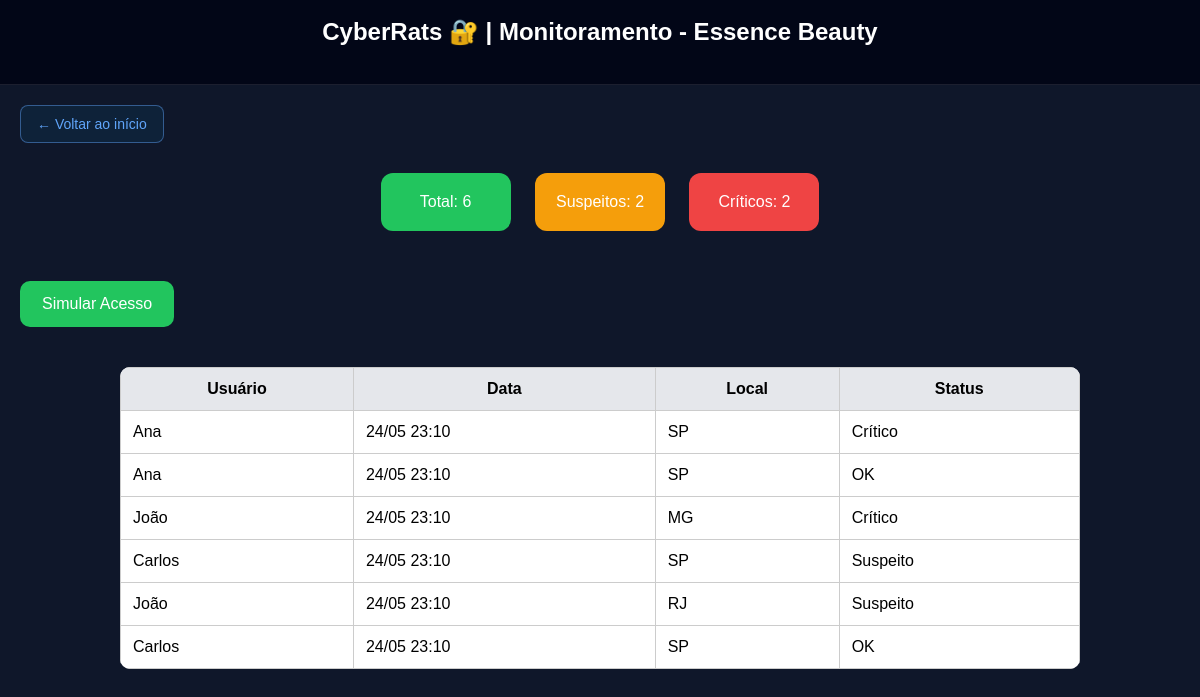
/dashboard (signed in), run on the app's committed database.
### tables this page shows
CREATE TABLE logs (
        id INTEGER PRIMARY KEY AUTOINCREMENT,
        usuario TEXT,
        data TEXT,
        localizacao TEXT,
        status TEXT,
        horario INTEGER,
        local_flag INTEGER,
        tentativas INTEGER
    );

### app.py (the view)
@app.route("/dashboard")
def dashboard():
    if not session.get("logado"):
        return redirect(url_for("login"))
    conn = get_db()
    cursor = conn.cursor()
    cursor.execute("""
        SELECT usuario, data, localizacao, status
        FROM logs
        ORDER BY id DESC
    """)
    logs_dict = cursor.fetchall()
    cursor.close()
    conn.close()
    logs = [
        (l["usuario"], l["data"], l["localizacao"], l["status"])
        for l in logs_dict
    ]
    total = len(logs)
    suspeitos = sum(1 for l in logs if l[3] == "Suspeito")
    criticos = sum(1 for l in logs if l[3] == "Crítico")
    return render_template(
        "dashboard.html",
        logs=logs,
        total=total,
        suspeitos=suspeitos,
        criticos=criticos
    )

### app.py (called while the page is built)
def get_db():
    conn = sqlite3.connect("seguranca.db")
    conn.row_factory = sqlite3.Row
    return conn

### templates/dashboard.html (shortened to what this page needs)
<!DOCTYPE html>
<html lang="pt-br">
<head>
    <link rel="stylesheet" href="{{ url_for('static', filename='style.css') }}">
</head>
<body>
<nav class="navbar">
    <h2>CyberRats 🔐 | Monitoramento - Essence Beauty</h2>
</nav>
<div class="top-bar">
    <a href="{{ url_for('home') }}" class="back-btn">← Voltar ao início</a>
</div>
<div class="cards">
    <div class="card green">Total: {{ total }}</div>
    <div class="card orange">Suspeitos: {{ suspeitos }}</div>
    <div class="card red">Críticos: {{ criticos }}</div>
</div>
<div class="actions">
    <a href="{{ url_for('simular') }}" class="btn btn-dashboard">Simular Acesso</a>
</div>
<table>
    <thead>
        <tr>
            <th>Usuário</th>
            <th>Data</th>
            <th>Local</th>
            <th>Status</th>
        </tr>
    </thead>
    <tbody>
        {% if logs %}
            {% for log in logs %}
            <tr>
                <td>{{ log[0] }}</td>
                <td>{{ log[1] }}</td>
                <td>{{ log[2] }}</td>
                <td>{{ log[3] }}</td>
            </tr>
            {% endfor %}
        {% else %}
            <tr>
                <td colspan="4">Nenhum registro encontrado</td>
            </tr>
        {% endif %}
    </tbody>
</table>
</body>
</html>

### static/style.css (style rules this page uses)
* { margin: 0; padding: 0; box-sizing: border-box; }
body { font-family: Arial, sans-serif; background: #0f172a; color: white; }
.actions { display: flex; align-items: center; gap: 20px; }
.btn, .hero-btn, .btn-login { display: inline-block; background: linear-gradient(90deg, #0ea5e9, #6366f1); padding: 14px 22px; border-radius: 10px; color: white; text-decoration: none; font-size: 16px; transition: 0.3s; border: none; cursor: pointer; }
.back-btn, a.back-btn { display: inline-flex; align-items: center; justify-content: center; gap: 6px; padding: 10px 16px; border: 1px solid rgba(96, 165, 250, 0.45); border-radius: 8px; background: rgba(14, 165, 233, 0.08); color: #60a5fa; text-decoration: none; font-size: 14px; font-weight: 500; transition: 0.3s; }
.top-bar { max-width: 1200px; margin: 20px auto; padding: 0 20px; }
h1, h2, h3 { color: white; }
h2 { margin-bottom: 20px; }
.navbar { background: #020617; padding: 18px; text-align: center; border-bottom: 1px solid rgba(255, 255, 255, 0.1); }
.cards { margin: 20px auto; text-align: center; }
.card { display: inline-block; padding: 20px; border-radius: 12px; margin: 10px; min-width: 130px; color: white; }
.green { background: #22c55e; }
.orange { background: #f59e0b; }
.red { background: #ef4444; }
.btn-dashboard { margin: 20px; background: #22c55e; }
table { margin: 20px auto 60px; border-collapse: collapse; width: 80%; background: white; color: black; border-radius: 10px; overflow: hidden; }
th, td { padding: 12px; border: 1px solid #ccc; }
th { background: #e5e7eb; }

### data on the page
logs: usuario "Ana", data "24/05 23:10", localizacao "SP", status "Crítico"
logs: usuario "Ana", data "24/05 23:10", localizacao "SP", status "OK"
logs: usuario "João", data "24/05 23:10", localizacao "MG", status "Crítico"
logs: usuario "Carlos", data "24/05 23:10", localizacao "SP", status "Suspeito"
logs: usuario "João", data "24/05 23:10", localizacao "RJ", status "Suspeito"
logs: usuario "Carlos", data "24/05 23:10", localizacao "SP", status "OK"

### other printed values
{{ total }} "6"
{{ suspeitos }} "2"
{{ criticos }} "2"
